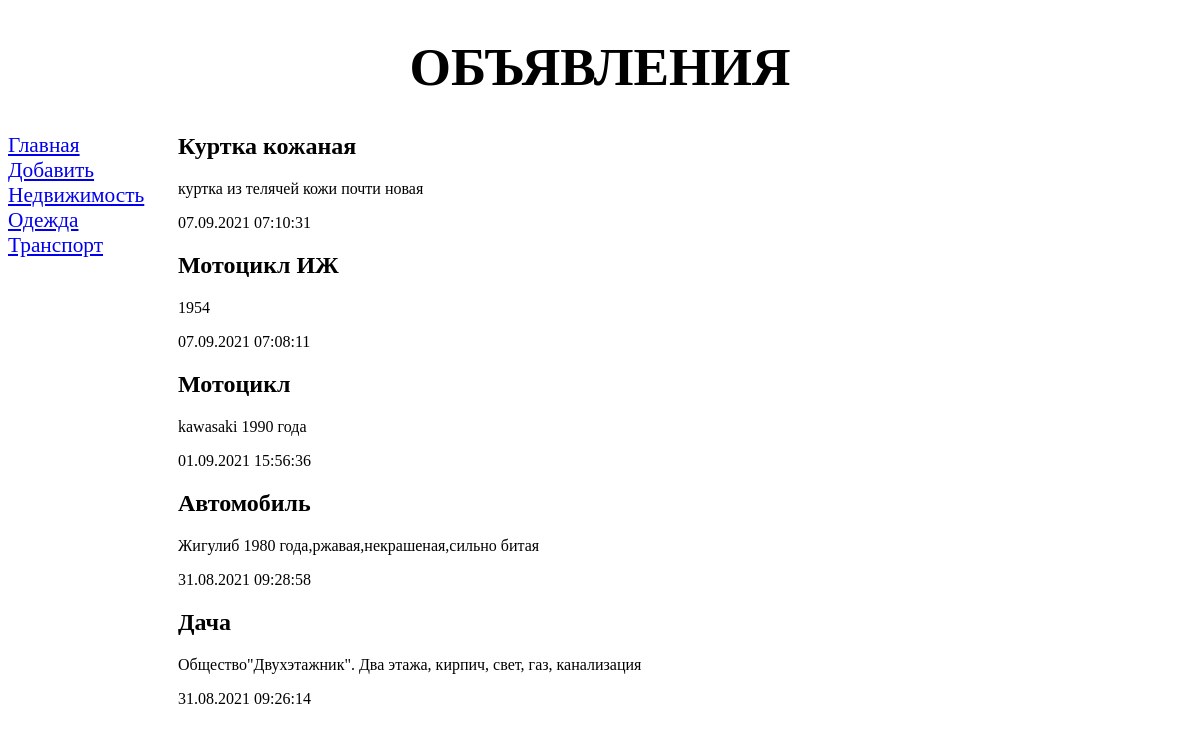
Page /bboard/ on the earlier database version.
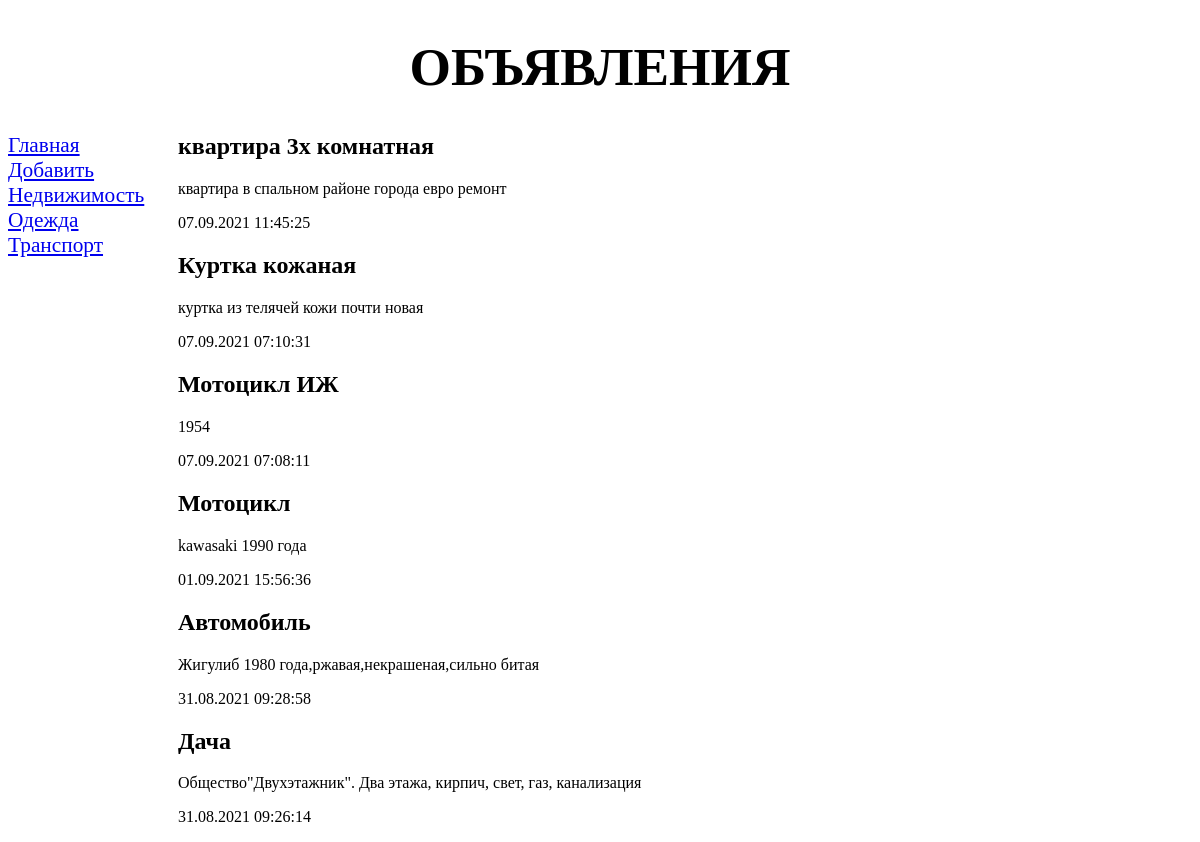
Same page on the later database version.
### bboard/models.py (models this page shows, shortened)
class Rubric(models.Model):
    name = models.CharField(max_length=20, db_index=True, verbose_name='Название')
    class Meta:
        verbose_name_plural = 'Рубрика'
        verbose_name = 'Рубрика'
        ordering = ['name']

class Bb(models.Model):
    title = models.CharField(max_length=50, verbose_name='Товары')
    content = models.TextField(null=True, blank=True, verbose_name='Описание')
    price = models.FloatField(null=True, blank=True, verbose_name='Цена')
    published = models.DateTimeField(auto_now_add=True, db_index=True, verbose_name='Опубликовано')
    rubric = models.ForeignKey('Rubric', null=True, on_delete=models.PROTECT, verbose_name='Рубрика')
    class Meta:
        verbose_name_plural = 'Объявления'
        verbose_name = 'Объявление'
        ordering = ['-published']

### bboard/views.py (the view)
# urls.py: path('', index, name='index'),
def index(request):
    bbs = Bb.objects.all()
    rubrics = Rubric.objects.all()
    context = {'bbs': bbs, 'rubrics': rubrics}
    return render(request, 'bboard/index.html', context)

### bboard/templates/bboard/index.html
{% extends "layout/basic.html" %}
{% block content %}
{% for bb in bbs %}
    <div>
        <h2>{{ bb.title }}</h2>
        <p>{{bb.content}}</p>
        <p>{{ bb.published|date:"d.m.Y H:i:s"}}</p>
    </div>
{% endfor %}
{% endblock %}

### bboard/templates/layout/basic.html (shortened to what this page needs)
{% load static %}
<!DOCTYPE html>
<html>
<head>
    <link rel="stylesheet" type="text/css"
    href="{% static 'bboard/style.css' %}">
</head>
<body>
<header>
    <h1>Объявления</h1>
</header>
<nav>
    <a href="{% url 'index' %}">Главная</a>
    <a href="{% url 'add' %}">Добавить</a>
    {% for rubric in rubrics %}
    <a href="/bboard/{{ rubric.pk }}/">{{ rubric.name }}</a>
    {% endfor %}
</nav>
<section>
    {% block content %}
    {% endblock %}
</section>
</body>
</html>

### bboard/static/bboard/style.css (style rules this page uses)
header h1 { font-size: 40pt; text-transform: uppercase; text-align: center; background: url("bg.png") left / auto 100% no-repeat; }
nav { font-size: 16pt; width: 150px; float: left; }
nav a { display: black; margin: 10px 0px; }
section { margin-left: 170px; }

Differences in the rows shown:
added Bb: title "квартира 3х комнатная", content "квартира в спальном районе города евро ремонт", published "07.09.2021 11:45:25"
